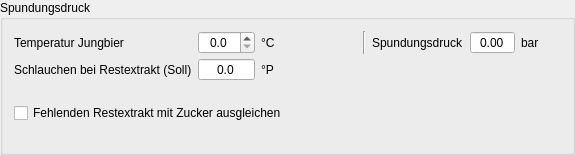
         <widget class="QGroupBox" name="groupBox_4">
          <property name="toolTip">
           <string>&lt;html&gt;&lt;head/&gt;&lt;body&gt;&lt;p&gt;Dieser Bereich des Tab Abfülldaten behandelt die &lt;span style=&quot; font-weight:600;&quot;&gt;Spundung&lt;/span&gt;. Unter Spundung wird die &lt;span style=&quot; font-weight:600;&quot;&gt;künstliche Druckerzeugung&lt;/span&gt; mittels Kohlensäure CO₂ in größeren Gebinden wie Fässern verstanden.&lt;/p&gt;&lt;/body&gt;&lt;/html&gt;</string>
          </property>
          <property name="title">
           <string>Spundungsdruck</string>
          </property>
          <layout class="QGridLayout" name="gridLayout_6">
           <property name="verticalSpacing">
            <number>4</number>
           </property>
           <item row="0" column="5">
            <widget class="QLabel" name="label_sp">
             <property name="text">
              <string>Spundungsdruck</string>
             </property>
            </widget>
           </item>
           <item row="0" column="4">
            <widget class="Line" name="line_6">
             <property name="orientation">
              <enum>Qt::Orientation::Vertical</enum>
             </property>
            </widget>
           </item>
           <item row="0" column="6">
            <widget class="DoubleSpinBoxSud" name="tbSpundungsdruck">
             <property name="toolTip">
              <string>&lt;html&gt;&lt;head/&gt;&lt;body&gt;&lt;p&gt;Ist die Temperatur des Jungbieres links eingegeben, wird hier der erforderliche &lt;span style=&quot; font-weight:600;&quot;&gt;Spundungsdruck&lt;/span&gt; für das Fass oder ein anderes Gebinde für die Reifung unter Druck angegeben.&lt;/p&gt;&lt;p&gt;Unter Spundungsdruck versteht man den Druck, um &lt;span style=&quot; font-weight:600;&quot;&gt;Jungbier&lt;/span&gt; mit in einem Gebinde wie einem Fass zu karbonisieren. Der Spundungsdruck kann hier im Gegensatz zur Flasche durch ein Spundventil eingestellt werden, so dass zu viel Speise oder Zucker kein Unglück hervorrufen, wie es Flaschenbomben zu eigen ist. Der Spundungsdruck ist temperaturabhängig. Je niedriger diese ist, um so mehr Kohlendioxid CO₂ kann im Jungbier gelöst werden. Spundungsdruck stellt die Rezens eines Bieres ein.&lt;/p&gt;&lt;p&gt;Im Gegensatz zur einer natürlichen Gärung mit Speise, Resthefe, Zucker, besteht bei Fässern und ähnlichen Gebinden die Möglichkeit der &lt;span style=&quot; font-weight:600;&quot;&gt;Zwangskarbonisierung&lt;/span&gt;. Dabei wird CO₂ per Gasflasche zugegeben.&lt;/p&gt;&lt;p&gt;Mit einer &lt;a href=&quot;http://www.braulotse.de/fileadmin/user_upload/Schanktechnik/Drucktabelle.htm&quot;&gt;&lt;span style=&quot; text-decoration: underline; color:#0068da;&quot;&gt;Tabelle vom Sättigungsdruck von Kohlendioxid &lt;/span&gt;&lt;/a&gt;lässt sich der korrekte Druck fürs Bier leicht bestimmen.&lt;/p&gt;&lt;/body&gt;&lt;/html&gt;</string>
             </property>
             <property name="alignment">
              <set>Qt::AlignmentFlag::AlignCenter</set>
             </property>
             <property name="readOnly">
              <bool>true</bool>
             </property>
             <property name="buttonSymbols">
              <enum>QAbstractSpinBox::ButtonSymbols::NoButtons</enum>
             </property>
             <property name="decimals">
              <number>2</number>
             </property>
             <property name="minimum">
              <double>-99.000000000000000</double>
             </property>
             <property name="maximum">
              <double>99.000000000000000</double>
             </property>
            </widget>
           </item>
           <item row="0" column="7">
            <widget class="QLabel" name="label_esp">
             <property name="minimumSize">
              <size>
               <width>40</width>
               <height>0</height>
              </size>
             </property>
             <property name="text">
              <string notr="true">bar</string>
             </property>
            </widget>
           </item>
           <item row="0" column="1">
            <widget class="DoubleSpinBoxSud" name="tbTemperaturJungbier">
             <property name="toolTip">
              <string>&lt;html&gt;&lt;head/&gt;&lt;body&gt;&lt;p&gt;Hier wird die &lt;span style=&quot; font-weight:600;&quot;&gt;aktuelle Temperatur&lt;/span&gt; des Jungbieres eingegeben. Anhand der Temperatur rechnet der Kleine Brauhelfer den benötigten Spundungsdruck auf das Fass oder ähnliches Gebinde aus, um die im Rezept festgelegte Karbonisierung CO₂/l zu erreichen.&lt;/p&gt;&lt;p&gt;Je kühler das Bier gelagert wird, um so weniger Druck ist nötig, da sich bei niedrigeren Temperaturen Kohlensäure im Bier besser löst. Umgekehrt heißt dies, dass sich bei einer kalten Lagerung der Druck erhöht, sobald der Inhalt erwärmt wird.&lt;/p&gt;&lt;p&gt;Bei hochkarbonisierten Bieren kann dies später ein Problem darstellen, das sich mindestens durch einen aufschäumenden Charakter bemerkbar macht.&lt;/p&gt;&lt;p&gt;Mit einer &lt;a href=&quot;http://www.braulotse.de/fileadmin/user_upload/Schanktechnik/Drucktabelle.htm&quot;&gt;&lt;span style=&quot; text-decoration: underline; color:#0068da;&quot;&gt;Tabelle vom Sättigungsdruck von Kohlendioxid &lt;/span&gt;&lt;/a&gt;lässt sich der korrekte Druck fürs Bier leicht bestimmen.&lt;/p&gt;&lt;/body&gt;&lt;/html&gt;</string>
             </property>
             <property name="alignment">
              <set>Qt::AlignmentFlag::AlignCenter</set>
             </property>
             <property name="decimals">
              <number>1</number>
             </property>
             <property name="minimum">
              <double>0.000000000000000</double>
             </property>
             <property name="maximum">
              <double>999.000000000000000</double>
             </property>
             <property name="singleStep">
              <double>0.100000000000000</double>
             </property>
            </widget>
           </item>
           <item row="3" column="5">
            <spacer name="horizontalSpacer_12">
             <property name="orientation">
              <enum>Qt::Orientation::Horizontal</enum>
             </property>
             <property name="sizeHint" stdset="0">
              <size>
               <width>40</width>
               <height>0</height>
              </size>
             </property>
            </spacer>
           </item>
           <item row="0" column="2">
            <widget class="QLabel" name="label_52">
             <property name="minimumSize">
              <size>
               <width>40</width>
               <height>0</height>
              </size>
             </property>
             <property name="text">
              <string notr="true">°C</string>
             </property>
            </widget>
           </item>
           <item row="0" column="0">
            <widget class="QLabel" name="label_51">
             <property name="text">
              <string>Temperatur Jungbier</string>
             </property>
            </widget>
           </item>
           <item row="3" column="0">
            <spacer name="horizontalSpacer_11">
             <property name="orientation">
              <enum>Qt::Orientation::Horizontal</enum>
             </property>
             <property name="sizeHint" stdset="0">
              <size>
               <width>40</width>
               <height>0</height>
              </size>
             </property>
            </spacer>
           </item>
           <item row="0" column="3">
            <widget class="QLabel" name="label_86">
             <property name="minimumSize">
              <size>
               <width>50</width>
               <height>0</height>
              </size>
             </property>
             <property name="maximumSize">
              <size>
               <width>50</width>
               <height>16777215</height>
              </size>
             </property>
            </widget>
           </item>
           <item row="1" column="0">
            <widget class="QLabel" name="lblSchlauchenBei">
             <property name="text">
              <string>Schlauchen bei Restextrakt (Soll)</string>
             </property>
            </widget>
           </item>
           <item row="1" column="1">
            <widget class="DoubleSpinBox" name="tbSchlauchenBei">
             <property name="alignment">
              <set>Qt::AlignmentFlag::AlignCenter</set>
             </property>
             <property name="readOnly">
              <bool>true</bool>
             </property>
             <property name="buttonSymbols">
              <enum>QAbstractSpinBox::ButtonSymbols::NoButtons</enum>
             </property>
             <property name="decimals">
              <number>1</number>
             </property>
             <property name="minimum">
              <double>-99.000000000000000</double>
             </property>
             <property name="maximum">
              <double>99.000000000000000</double>
             </property>
             <property name="singleStep">
              <double>0.100000000000000</double>
             </property>
            </widget>
           </item>
           <item row="1" column="2">
            <widget class="QLabel" name="lblSchlauchenBeiEinheit">
             <property name="text">
              <string notr="true">°P</string>
             </property>
            </widget>
           </item>
           <item row="2" column="0" colspan="8">
            <widget class="QLabel" name="lblSchlauchenHinweis">
             <property name="wordWrap">
              <bool>true</bool>
             </property>
            </widget>
           </item>
           <item row="4" column="0" colspan="8">
            <widget class="CheckBox" name="cbSpundenZucker">
             <property name="text">
              <string>Fehlenden Restextrakt mit Zucker ausgleichen</string>
             </property>
            </widget>
           </item>
           <item row="5" column="0" colspan="8">
            <widget class="QLabel" name="lblSpundenZucker">
             <property name="wordWrap">
              <bool>true</bool>
             </property>
            </widget>
           </item>
          </layout>
         </widget>
